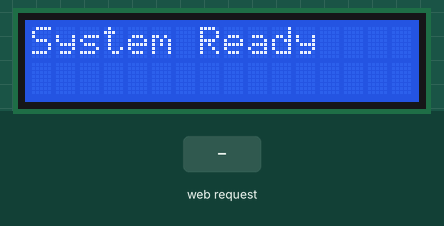
Recording of a sketch running on a simulated ESP8266 (NodeMCU). Shown: 16×2 character LCD. The inputs (shaded band) are chosen by the test bench. WiFi joins after 1.5 s; servers stay silent unless stated; what the sketch prints to the serial monitor is not drawn.

Above: at 2.7 s.
2.8 s: HTTP request GET /name received
At 3.7 s:
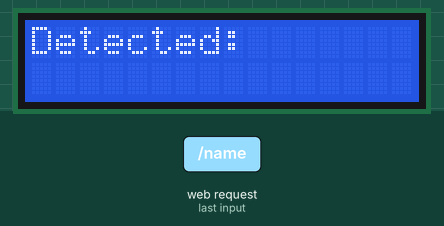
4.3 s: HTTP request GET /name?person=1 received
At 4.9 s:
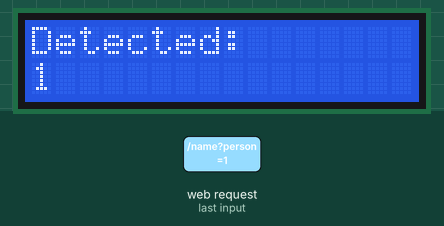
Timing chart, 0 to 7.3 s (numbered marks = the images above; inputs shaded):
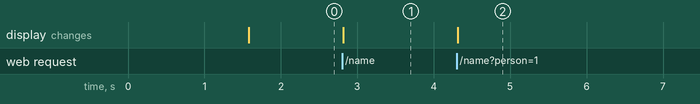

Measured:
- after the input at 2.8 s, the display: changes at once (image 1)
- after the input at 4.3 s, the display: changes at once (image 2)

The sketch:

Face_recognization_.ino
```cpp
#include <ESP8266WiFi.h>
#include <ESP8266WebServer.h>
#include <LiquidCrystal_I2C.h>

const char* ssid = "abc";
const char* password = "111111111";

ESP8266WebServer server(80);
LiquidCrystal_I2C lcd(0x27, 16, 2);

void handleName() {
  String person = server.arg("person");

  lcd.clear();
  lcd.setCursor(0, 0);
  lcd.print("Detected:");
  lcd.setCursor(0, 1);
  lcd.print(person);

  server.send(200, "text/plain", "OK");
}

void setup() {
  Serial.begin(9600);

  lcd.init();
  lcd.backlight();

  WiFi.begin(ssid, password);
  while (WiFi.status() != WL_CONNECTED) {
    delay(500);
    Serial.print(".");
  }

  Serial.println("\nWiFi connected");
  Serial.print("IP address: ");
  Serial.println(WiFi.localIP());

  lcd.clear();
  lcd.print("System Ready");

  server.on("/name", handleName);
  server.begin();
}


void loop() {
  server.handleClient();
}
```
